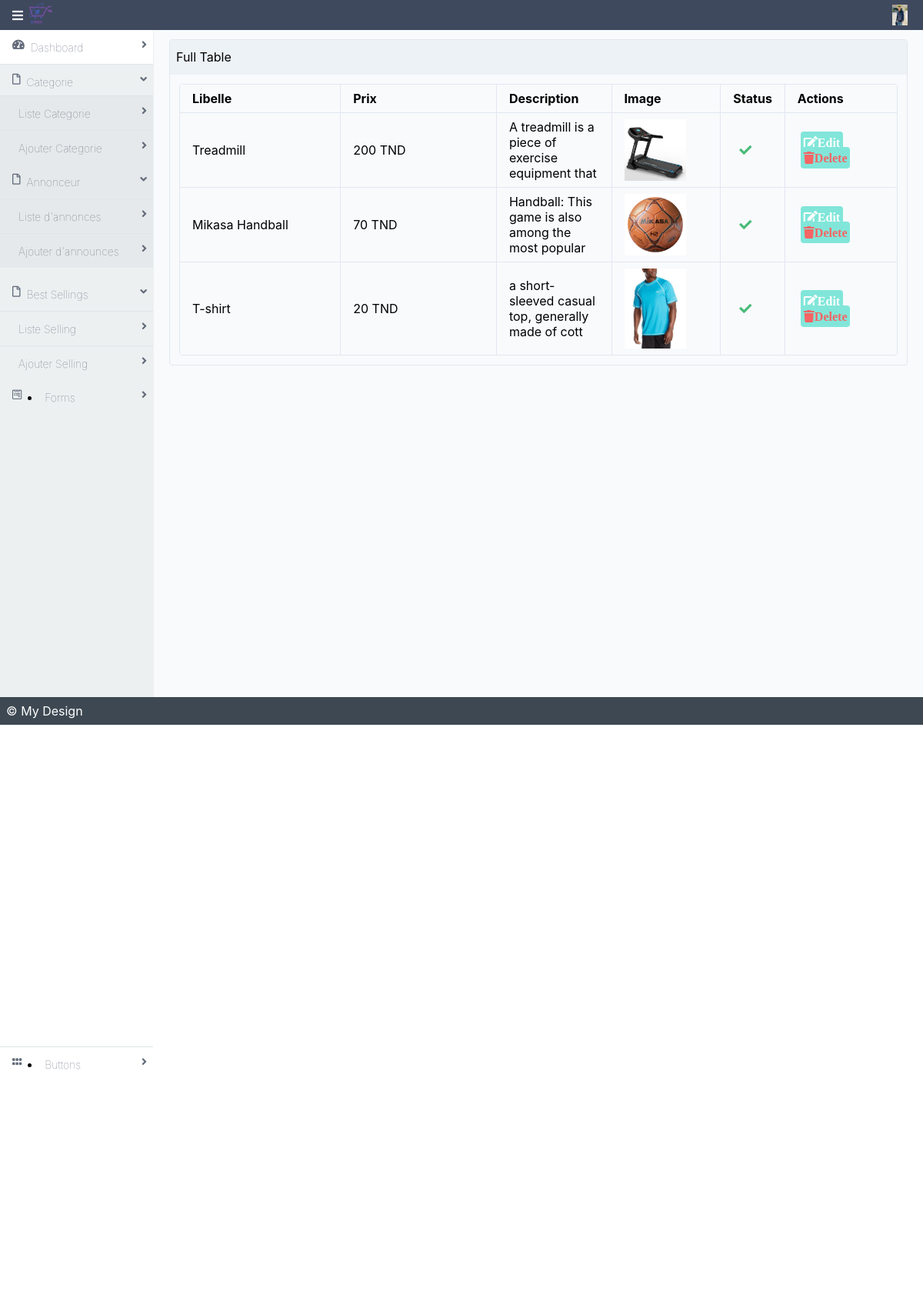
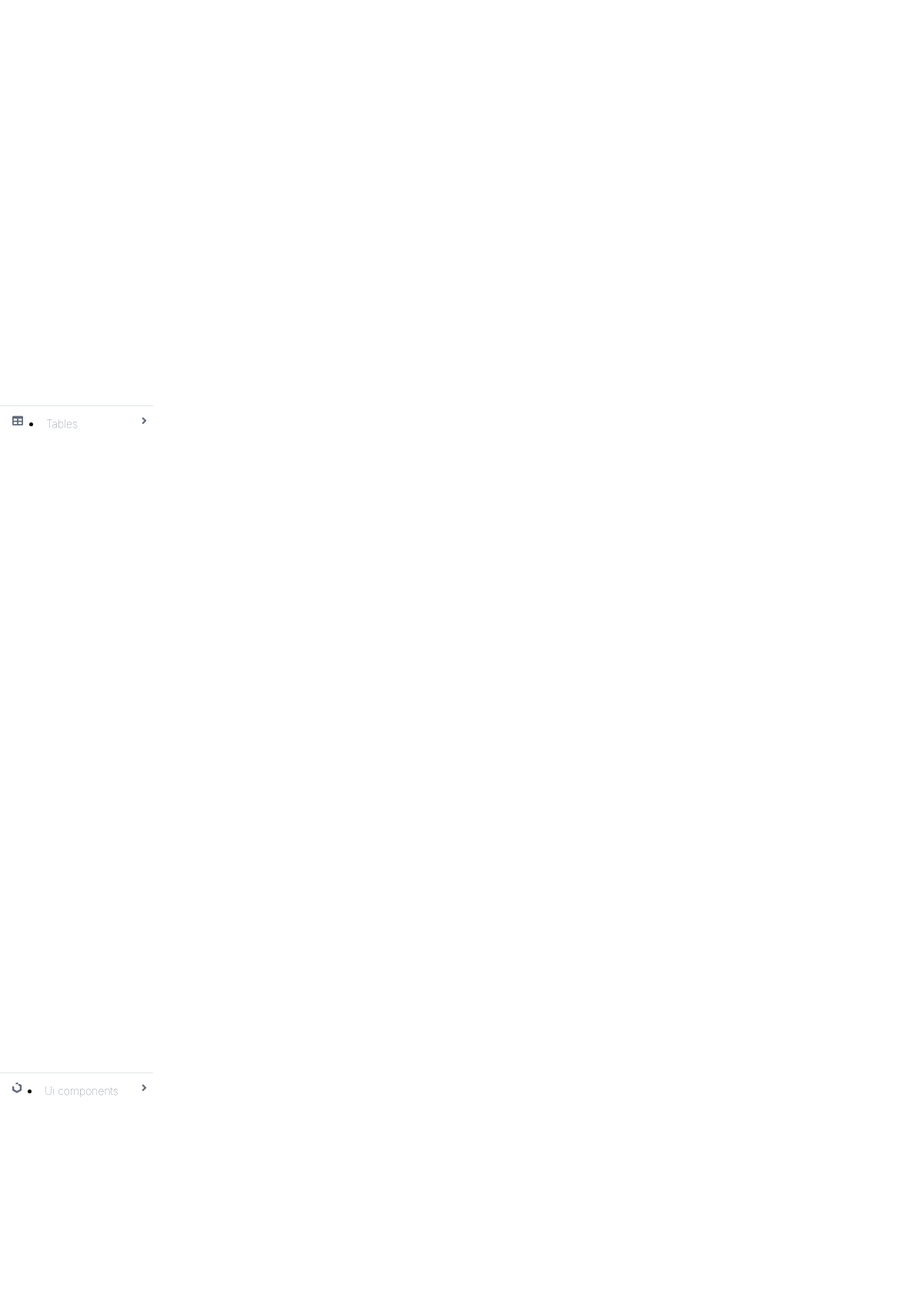
/backoffice/selling.php (upper part), run on the app's committed database (2 pictures, top to bottom).
### tables this page shows
CREATE TABLE `selling` (
  `id_s` int(11) NOT NULL,
  `libelle_s` varchar(50) NOT NULL,
  `description_s` text NOT NULL,
  `prix_s` float NOT NULL,
  `id_cat` int(11) NOT NULL
);

CREATE TABLE `images_selling` (
  `id_img` int(11) NOT NULL,
  `libelle_img` varchar(120) NOT NULL,
  `id_s` int(11) NOT NULL
);

### backoffice/selling.php (the view, shortened to what this page needs)
<?php
include "connexion.php";
?>
<!DOCTYPE html>
<html lang="en">
<head>
    <link rel="stylesheet" href="./dist/styles.css">
    <link rel="stylesheet" href="./dist/all.css">
</head>
<body>
<div class="mx-auto bg-grey-lightest">
    <div class="min-h-screen flex flex-col">
        <?php include "navbar.php"; ?>
        <div class="flex flex-1">
            <?php include "sidebar.php"; ?>
            <main class="bg-white-500 flex-1 p-3 overflow-hidden">
                <div class="flex flex-col">
                    <div class="flex flex-1  flex-col md:flex-row lg:flex-row mx-2">
                        <div class="mb-2 border-solid border-gray-300 rounded border shadow-sm w-full">
                            <div class="bg-gray-200 px-2 py-3 border-solid border-gray-200 border-b">
                                Full Table
                            </div>
                            <div class="p-3">
                                <table class="table-responsive w-full rounded">
                                    <thead>
                                      <tr>
                                        <th class="border w-1/4 px-4 py-2">Libelle</th>
                                        <th class="border w-1/4 px-4 py-2">Prix</th>
                                        <th class="border w-1/6 px-4 py-2">Description</th>
                                        <th class="border w-1/6 px-4 py-2">Image</th>
                                        <th class="border w-1/7 px-4 py-2">Status</th>
                                        <th class="border w-1/5 px-4 py-2">Actions</th>
                                      </tr>
                                    </thead>
                                    <tbody>
<?php
$query = "SELECT * FROM `selling`  ";
$exec = mysqli_query($conn,$query);
while($array = mysqli_fetch_array($exec)){
$id_s 			= $array['id_s'];
$libelle_s 		= $array['libelle_s'];
$prix_s 		= $array['prix_s'];
$description_s 	= $array['description_s'];
$query_img 		= "SELECT * FROM `images_selling` where id_s=$id_s ";
$exec_img 		= mysqli_query($conn,$query_img);
$array_img 		= mysqli_fetch_array($exec_img);
$libelle_img 	= $array_img['libelle_img'];
?>
    <tr>
            <td class="border px-4 py-2"><?php echo $libelle_s; ?></td>
             <td class="border px-4 py-2"><?php echo $prix_s; ?> TND</td>
            <td class="border px-4 py-2"><?php echo substr($description_s,0,50); ?></td>
            <td class="border px-4 py-2">
            <img src="uploads/selling/<?php echo $libelle_img; ?>" alt="<?php echo $libelle_s; ?>"   style="width:80px;"/>
            </td>
            <td class="border px-4 py-2">
                <i class="fas fa-check text-green-500 mx-2"></i>
            </td>
            <td class="border px-4 py-2">
                <a class="bg-teal-300 cursor-pointer rounded p-1 mx-1 text-white" href="modifier-selling.php?id=<?php echo $id_s; ?>">
                        <i class="fas fa-edit">Edit</i></a>
                <a class="bg-teal-300 cursor-pointer rounded p-1 mx-1 text-red-500" href="?id=<?php echo $id_s; ?>">
                        <i class="fas fa-trash">Delete</i>
                </a>
            </td>
        </tr>
                <?php } ?>
                                    </tbody>
                                </table>
                            </div>
                        </div>
                    </div>
                </div>
            </main>
        </div>
        <footer class="bg-grey-darkest text-white p-2">
            <div class="flex flex-1 mx-auto">&copy; My Design</div>
        </footer>
    </div>
</div>
</body>
</html>

### backoffice/navbar.php (shortened to what this page needs)
<header class="bg-nav">
    <div class="flex justify-between">
        <div class="p-1 mx-3 inline-flex items-center">
            <i class="fas fa-bars pr-2 text-white" onclick="sidebarToggle()"></i>
            <p><img src="dist/images/logo-icon1.png" width="30px"></p>
        </div>
        <div class="p-1 flex flex-row items-center">
            <img  src="dist/images/287201447_1103741487161165_3178211013164620277_n.jpg" width="20px" alt="">
            <a href="#" onclick="profileToggle()" class="text-white p-2 no-underline hidden md:block lg:block"><?php echo $_SESSION['nom']; ?></a>
        </div>
    </div>
</header>

### backoffice/sidebar.php (shortened to what this page needs)
<aside id="sidebar" class="bg-side-nav w-1/2 md:w-1/6 lg:w-1/6 border-r border-side-nav hidden md:block lg:block">
    <ul class="list-reset flex flex-col">
        <li class=" w-full h-full py-3 px-2 border-b border-light-border bg-white">
            <a href="index.html"
               class="font-sans font-hairline hover:font-normal text-sm text-nav-item no-underline">
                <i class="fas fa-tachometer-alt float-left mx-2"></i>
                Dashboard
                <span><i class="fas fa-angle-right float-right"></i></span>
            </a>
        </li>
        <li class="w-full h-full py-3 px-2">
            <a href="#"
               class="font-sans font-hairline hover:font-normal text-sm text-nav-item no-underline">
                <i class="far fa-file float-left mx-2"></i>
                Categorie
                <span><i class="fa fa-angle-down float-right"></i></span>
            </a>
            <ul class="list-reset -mx-2 bg-white-medium-dark">
                <li class="border-t mt-2 border-light-border w-full h-full px-2 py-3">
                    <a href="liste-categorie.php"
                       class="mx-4 font-sans font-hairline hover:font-normal text-sm text-nav-item no-underline">
                        Liste Categorie
                        <span><i class="fa fa-angle-right float-right"></i></span>
                    </a>
                </li>
                <li class="border-t border-light-border w-full h-full px-2 py-3">
                    <a href="ajouter-categorie.php"
                       class="mx-4 font-sans font-hairline hover:font-normal text-sm text-nav-item no-underline">
                        Ajouter Categorie
                        <span><i class="fa fa-angle-right float-right"></i></span>
                    </a>
                </li>
                </li>
                <li class="w-full h-full py-3 px-2">
            <a href="#"
               class="font-sans font-hairline hover:font-normal text-sm text-nav-item no-underline">
                <i class="far fa-file float-left mx-2"></i>
                Annonceur
                <span><i class="fa fa-angle-down float-right"></i></span>
            </a>
                <li class="border-t border-light-border w-full h-full px-2 py-3">
                    <a href="produits.php"
                       class="mx-4 font-sans font-hairline hover:font-normal text-sm text-nav-item no-underline">
                        Liste d'annonces
                        <span><i class="fa fa-angle-right float-right"></i></span>
                    </a>
                </li>
                <li class="border-t border-light-border w-full h-full px-2 py-3">
                    <a href="ajouter-produits.php"
                       class="mx-4 font-sans font-hairline hover:font-normal text-sm text-nav-item no-underline">
                        Ajouter d'announces
                        <span><i class="fa fa-angle-right float-right"></i></span>
                    </a>
                </li>
            </ul>
        <li class="w-full h-full py-3 px-2">
            <a href="#"
               class="font-sans font-hairline hover:font-normal text-sm text-nav-item no-underline">
                <i class="far fa-file float-left mx-2"></i>
                Best Sellings
                <span><i class="fa fa-angle-down float-right"></i></span>
            </a>
                <li class="border-t border-light-border w-full h-full px-2 py-3">
                    <a href="selling.php"
                       class="mx-4 font-sans font-hairline hover:font-normal text-sm text-nav-item no-underline">
                        Liste Selling
                        <span><i class="fa fa-angle-right float-right"></i></span>
                    </a>
                </li>
                <li class="border-t border-light-border w-full h-full px-2 py-3">
                    <a href="ajouter-selling.php"
                       class="mx-4 font-sans font-hairline hover:font-normal text-sm text-nav-item no-underline">
                        Ajouter Selling
                        <span><i class="fa fa-angle-right float-right"></i></span>
                    </a>
                </li>
        </li>
        <li class="w-full h-full py-3 px-2 border-b border-light-border">
            <a href="forms.html"
               class="font-sans font-hairline hover:font-normal text-sm text-nav-item no-underline">
                <i class="fab fa-wpforms float-left mx-2"></i>
                Forms
                <span><i class="fa fa-angle-right float-right"></i></span>
            </a>
        </li>
        <li class="w-full h-full py-3 px-2 border-b border-light-border">
            <a href="buttons.html"
               class="font-sans font-hairline hover:font-normal text-sm text-nav-item no-underline">
                <i class="fas fa-grip-horizontal float-left mx-2"></i>
                Buttons
                <span><i class="fa fa-angle-right float-right"></i></span>
            </a>
        </li>
        <li class="w-full h-full py-3 px-2 border-b border-light-border">
            <a href="tables.html"
               class="font-sans font-hairline hover:font-normal text-sm text-nav-item no-underline">
                <i class="fas fa-table float-left mx-2"></i>
                Tables
                <span><i class="fa fa-angle-right float-right"></i></span>
            </a>
        </li>
        <li class="w-full h-full py-3 px-2 border-b border-light-border">
            <a href="ui.html"
               class="font-sans font-hairline hover:font-normal text-sm text-nav-item no-underline">
                <i class="fab fa-uikit float-left mx-2"></i>
                Ui components
                <span><i class="fa fa-angle-right float-right"></i></span>
            </a>
        </li>
</aside>

### data on the page
selling: libelle_s "Treadmill", prix_s "200", description_s "A treadmill is a piece of exercise equipment that", images_selling.libelle_img (picture)
selling: libelle_s "Mikasa Handball", prix_s "70", description_s "Handball: This game is also among the most popular", images_selling.libelle_img (picture)
selling: libelle_s "T-shirt", prix_s "20", description_s "a short-sleeved casual top, generally made of cott", images_selling.libelle_img (picture)
